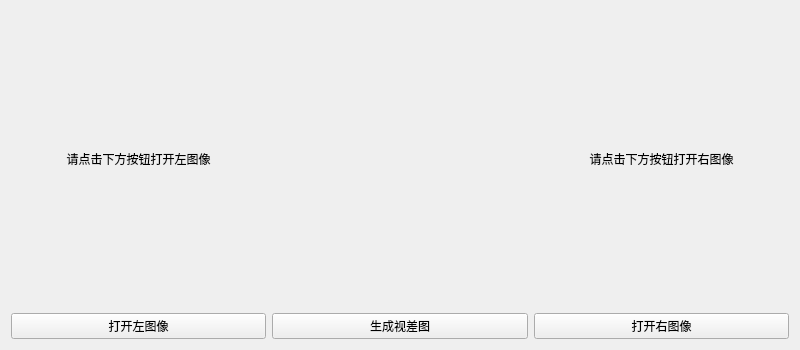
<?xml version="1.0" encoding="UTF-8"?>
<ui version="4.0">
 <class>Reconstruction</class>
 <widget class="QWidget" name="Reconstruction">
  <property name="geometry">
   <rect>
    <x>0</x>
    <y>0</y>
    <width>800</width>
    <height>350</height>
   </rect>
  </property>
  <property name="windowTitle">
   <string>三维重建</string>
  </property>
  <property name="styleSheet">
   <string notr="true"/>
  </property>
  <layout class="QGridLayout" name="gridLayout">
   <item row="1" column="0">
    <widget class="QPushButton" name="openLeftImageButton">
     <property name="text">
      <string>打开左图像</string>
     </property>
    </widget>
   </item>
   <item row="0" column="2">
    <widget class="QLabel" name="rightImageLabel">
     <property name="styleSheet">
      <string notr="true"/>
     </property>
     <property name="text">
      <string>请点击下方按钮打开右图像</string>
     </property>
     <property name="alignment">
      <set>Qt::AlignCenter</set>
     </property>
    </widget>
   </item>
   <item row="0" column="1">
    <widget class="QLabel" name="disparityImageLabel">
     <property name="styleSheet">
      <string notr="true"/>
     </property>
     <property name="text">
      <string/>
     </property>
     <property name="alignment">
      <set>Qt::AlignCenter</set>
     </property>
    </widget>
   </item>
   <item row="0" column="0">
    <widget class="QLabel" name="leftImageLabel">
     <property name="styleSheet">
      <string notr="true"/>
     </property>
     <property name="text">
      <string>请点击下方按钮打开左图像</string>
     </property>
     <property name="alignment">
      <set>Qt::AlignCenter</set>
     </property>
    </widget>
   </item>
   <item row="1" column="2">
    <widget class="QPushButton" name="openRightImageButton">
     <property name="text">
      <string>打开右图像</string>
     </property>
    </widget>
   </item>
   <item row="1" column="1">
    <widget class="QPushButton" name="getResultButton">
     <property name="text">
      <string>生成视差图</string>
     </property>
    </widget>
   </item>
  </layout>
 </widget>
 <resources/>
 <connections/>
</ui>
